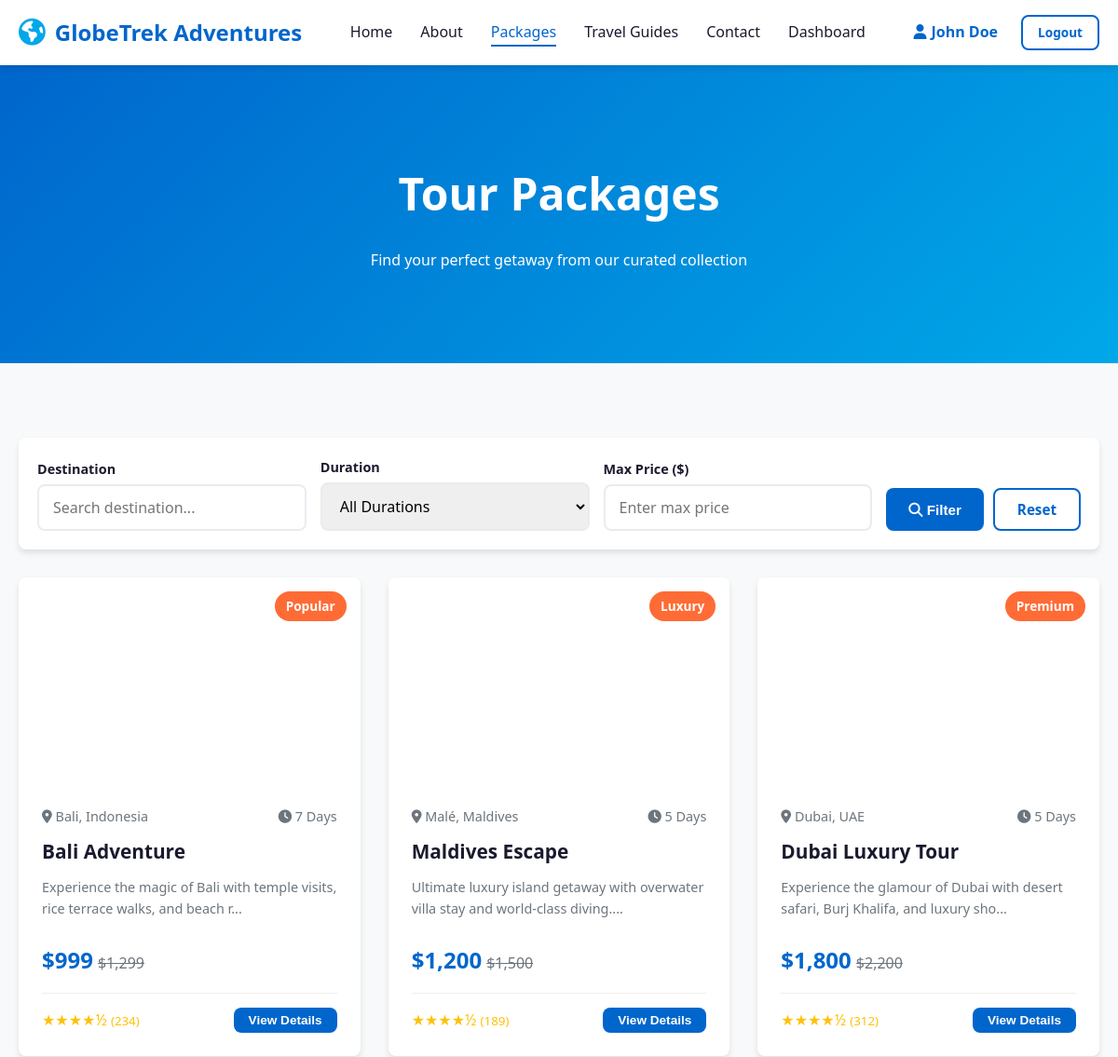
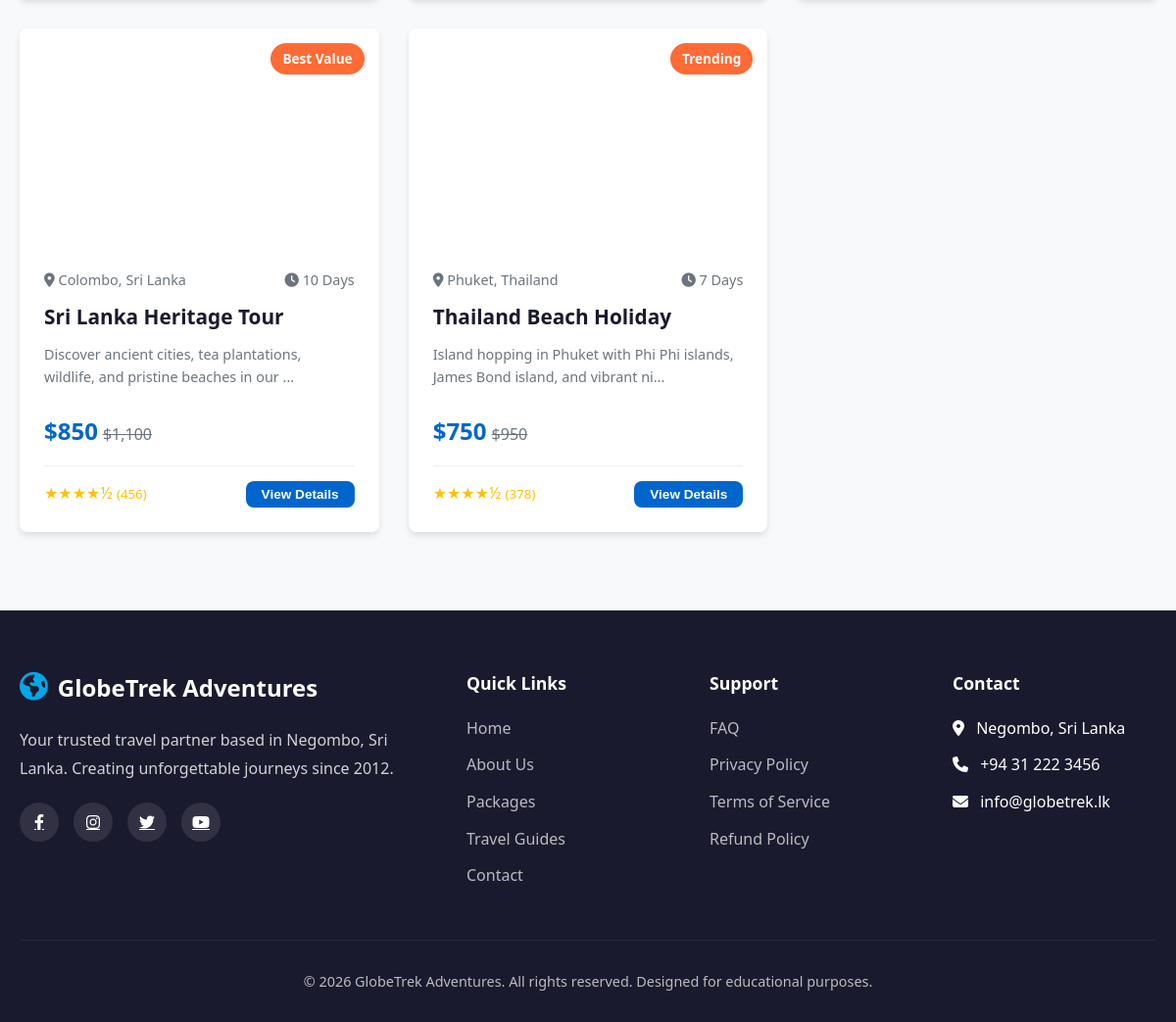
Screenshot of /packages.php (signed in) with the database file from the repository (2 pictures, top to bottom).
### tables this page shows
CREATE TABLE IF NOT EXISTS packages (
    id INT AUTO_INCREMENT PRIMARY KEY,
    name VARCHAR(100) NOT NULL,
    destination VARCHAR(100) NOT NULL,
    duration INT NOT NULL,
    price INT NOT NULL,
    original_price INT,
    rating DECIMAL(3,2) DEFAULT 5.0,
    reviews INT DEFAULT 0,
    image VARCHAR(255),
    badge VARCHAR(50),
    description TEXT NOT NULL,
    hotel VARCHAR(255),
    transport VARCHAR(255),
    activities TEXT
);

### packages.php (the view, shortened to what this page needs)
<?php
require_once 'db.php';
$dest = isset($_GET['dest']) ? trim($_GET['dest']) : '';
$price = isset($_GET['price']) ? trim($_GET['price']) : '';
try {
    $sql = "SELECT * FROM packages WHERE 1=1";
    $params = [];
    $stmt = $pdo->prepare($sql);
    $stmt->execute($params);
    $all_packages = $stmt->fetchAll();
} catch (PDOException $e) {
    die("Database query failed: " . $e->getMessage());
}
include 'header.php';
?>
<section id="packages" class="page-section">
    <div class="about-hero" style="height: 40vh; min-height: 300px;">
        <h1>Tour Packages</h1>
        <p>Find your perfect getaway from our curated collection</p>
    </div>
    <div class="section">
        <form method="GET" action="packages.php" class="filters-bar">
            <div class="filter-group">
                <label for="filterDest">Destination</label>
                <input type="text" class="form-control" name="dest" id="filterDest" placeholder="Search destination..." value="<?php echo htmlspecialchars($dest); ?>">
            </div>
            <div class="filter-group">
                <label for="filterDuration">Duration</label>
                <select class="form-control" name="dur" id="filterDuration">
                    <option value="">All Durations</option>
                </select>
            </div>
            <div class="filter-group">
                <label for="filterPrice">Max Price ($)</label>
                <input type="number" class="form-control" name="price" id="filterPrice" placeholder="Enter max price" value="<?php echo htmlspecialchars($price); ?>">
            </div>
            <div style="display: flex; gap: 10px; align-items: flex-end;">
                <button type="submit" class="btn btn-primary" style="height: 46px;"><i class="fas fa-search"></i> Filter</button>
                <a href="packages.php" class="btn btn-outline" style="height: 46px; display: flex; align-items: center; justify-content: center;">Reset</a>
            </div>
        </form>
        <div class="packages-grid" id="allPackages">
            <?php if (count($all_packages) > 0): ?>
                <?php foreach ($all_packages as $p): ?>
                    <div class="package-card" onclick="window.location.href='package-details.php?id=<?php echo $p['id']; ?>'">
                        <div class="package-image" style="background-image:url('<?php echo $p['image']; ?>')">
                            <span class="package-badge"><?php echo htmlspecialchars($p['badge']); ?></span>
                        </div>
                        <div class="package-content">
                            <div class="package-meta">
                                <span><i class="fas fa-map-marker-alt"></i> <?php echo htmlspecialchars($p['destination']); ?></span>
                                <span><i class="fas fa-clock"></i> <?php echo htmlspecialchars($p['duration']); ?> Days</span>
                            </div>
                            <h3 class="package-title"><?php echo htmlspecialchars($p['name']); ?></h3>
                            <p style="color:var(--gray); font-size:0.9rem; margin-bottom:10px;"><?php echo htmlspecialchars(substr($p['description'], 0, 80)); ?>...</p>
                            <div class="package-price">
                                <span class="price-tag">$<?php echo number_format($p['price']); ?></span>
                                <span class="price-original">$<?php echo number_format($p['original_price']); ?></span>
                            </div>
                            <div class="package-footer">
                                <span class="rating"><?php echo str_repeat('★', floor($p['rating'])); ?><?php echo ($p['rating'] - floor($p['rating']) > 0) ? '½' : ''; ?> <small>(<?php echo $p['reviews']; ?>)</small></span>
                                <button class="btn btn-primary btn-sm">View Details</button>
                            </div>
                        </div>
                    </div>
                <?php endforeach; ?>
            <?php endif; ?>
        </div>
    </div>
</section>
<?php include 'footer.php'; ?>

### style.css (style rules this page uses)
:root { --primary: #0066cc; --primary-dark: #004d99; --secondary: #00a8e8; --accent: #ff6b35; --dark: #1a1a2e; --light: #f8f9fa; --white: #ffffff; --gray: #6c757d; --success: #28a745; --warning: #ffc107; --danger: #dc3545; --shadow: 0 4px 6px rgba(0,0,0,0.1); --shadow-lg: 0 10px 25px rgba(0,0,0,0.15); --radius: 8px; --transition: all 0.3s ease; }
* { margin: 0; padding: 0; box-sizing: border-box; }
body { font-family: 'Segoe UI', Tahoma, Geneva, Verdana, sans-serif; line-height: 1.6; color: var(--dark); background: var(--light); overflow-x: hidden; }
.btn { padding: 10px 24px; border: none; border-radius: var(--radius); cursor: pointer; font-weight: 600; transition: var(--transition); text-decoration: none; display: inline-block; font-size: 0.95rem; text-align: center; }
.btn-primary { background: var(--primary); color: var(--white); }
.btn-outline { background: transparent; color: var(--primary); border: 2px solid var(--primary); }
.btn-sm { padding: 6px 16px; font-size: 0.85rem; }
.page-section { display: block; animation: fadeIn 0.5s ease; }
.form-control { padding: 12px 15px; border: 2px solid #e9ecef; border-radius: var(--radius); font-size: 1rem; transition: var(--transition); font-family: inherit; width: 100%; }
.section { padding: 80px 20px; max-width: 1200px; margin: 0 auto; }
.packages-grid { display: grid; grid-template-columns: repeat(auto-fill, minmax(300px, 1fr)); gap: 30px; }
.package-card { background: var(--white); border-radius: var(--radius); overflow: hidden; box-shadow: var(--shadow); transition: var(--transition); cursor: pointer; display: flex; flex-direction: column; height: 100%; }
.package-image { height: 220px; background-size: cover; background-position: center; position: relative; }
.package-badge { position: absolute; top: 15px; right: 15px; background: var(--accent); color: var(--white); padding: 5px 12px; border-radius: 20px; font-size: 0.85rem; font-weight: 600; }
.package-content { padding: 25px; display: flex; flex-direction: column; flex-grow: 1; }
.package-meta { display: flex; justify-content: space-between; align-items: center; margin-bottom: 10px; color: var(--gray); font-size: 0.9rem; }
.package-title { font-size: 1.3rem; margin-bottom: 10px; color: var(--dark); }
.package-price { display: flex; align-items: baseline; gap: 5px; margin: 15px 0; }
.price-tag { font-size: 1.5rem; font-weight: 700; color: var(--primary); }
.price-original { text-decoration: line-through; color: var(--gray); font-size: 1rem; }
.package-footer { display: flex; justify-content: space-between; align-items: center; margin-top: auto; padding-top: 15px; border-top: 1px solid #eee; }
.rating { color: var(--warning); }
.about-hero { background: linear-gradient(135deg, var(--primary), var(--secondary)); color: var(--white); padding: 100px 20px; text-align: center; }
.about-hero h1 { font-size: 3rem; margin-bottom: 20px; }
.filters-bar { background: var(--white); padding: 20px; border-radius: var(--radius); box-shadow: var(--shadow); margin-bottom: 30px; display: flex; gap: 15px; flex-wrap: wrap; align-items: end; }
.filter-group { flex: 1; min-width: 200px; }
.filter-group label { display: block; margin-bottom: 5px; font-weight: 600; font-size: 0.9rem; }

### rows the page displays
packages: badge "Popular", destination "Bali, Indonesia", duration "7", name "Bali Adventure", description "Experience the magic of Bali with temple visits, rice terrace walks, and beach r", price "999", original_price "1,299", rating "★★★★", shows "½", reviews "234"
packages: badge "Luxury", destination "Malé, Maldives", duration "5", name "Maldives Escape", description "Ultimate luxury island getaway with overwater villa stay and world-class diving.", price "1,200", original_price "1,500", rating "★★★★", shows "½", reviews "189"
packages: badge "Premium", destination "Dubai, UAE", duration "5", name "Dubai Luxury Tour", description "Experience the glamour of Dubai with desert safari, Burj Khalifa, and luxury sho", price "1,800", original_price "2,200", rating "★★★★", shows "½", reviews "312"
packages: badge "Best Value", destination "Colombo, Sri Lanka", duration "10", name "Sri Lanka Heritage Tour", description "Discover ancient cities, tea plantations, wildlife, and pristine beaches in our", price "850", original_price "1,100", rating "★★★★", shows "½", reviews "456"
packages: badge "Trending", destination "Phuket, Thailand", duration "7", name "Thailand Beach Holiday", description "Island hopping in Phuket with Phi Phi islands, James Bond island, and vibrant ni", price "750", original_price "950", rating "★★★★", shows "½", reviews "378"

### other values shown
$_SESSION['user_name'] "John Doe"
